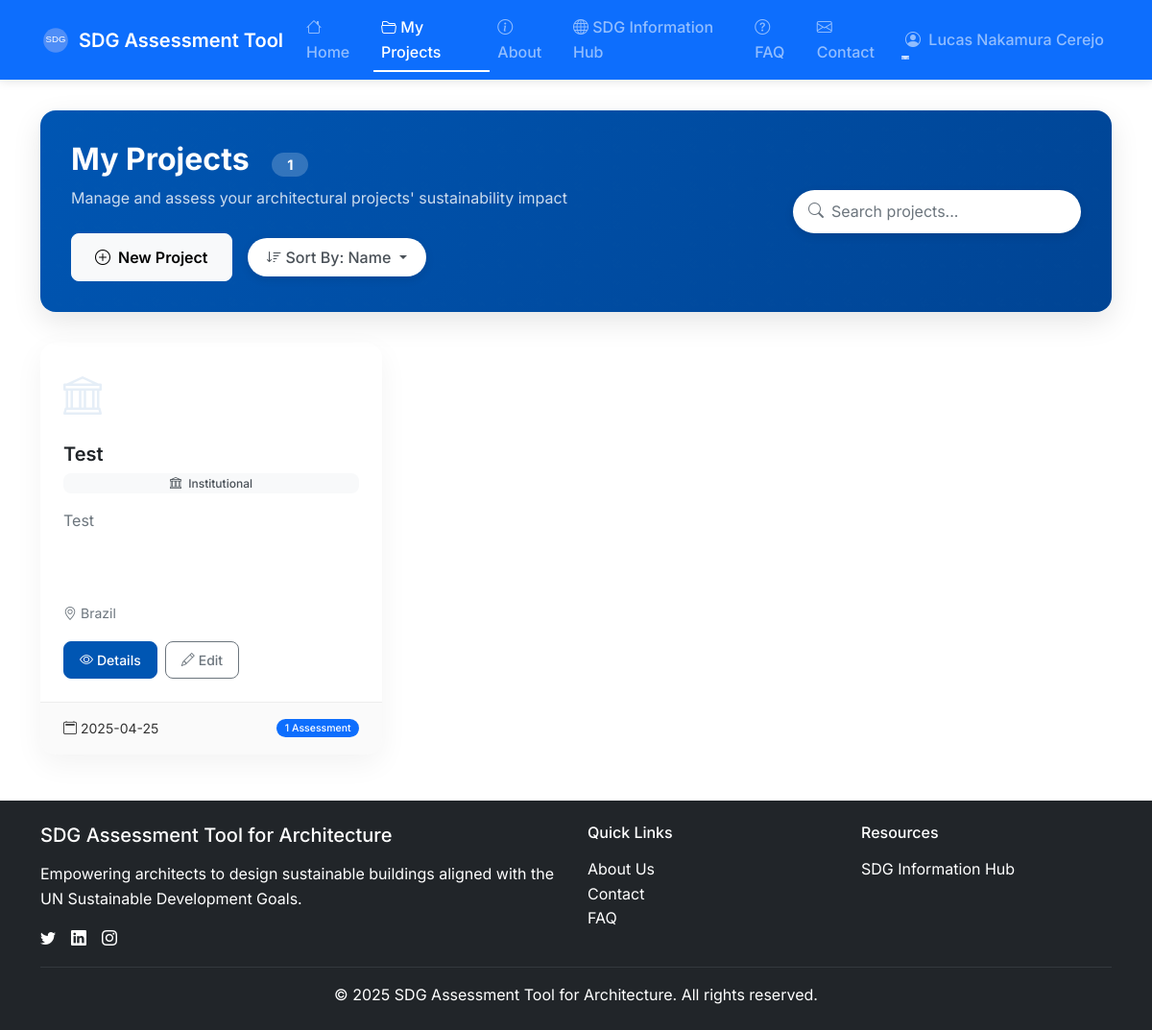
/projects/ (signed in), run on an earlier commit of the app's database.
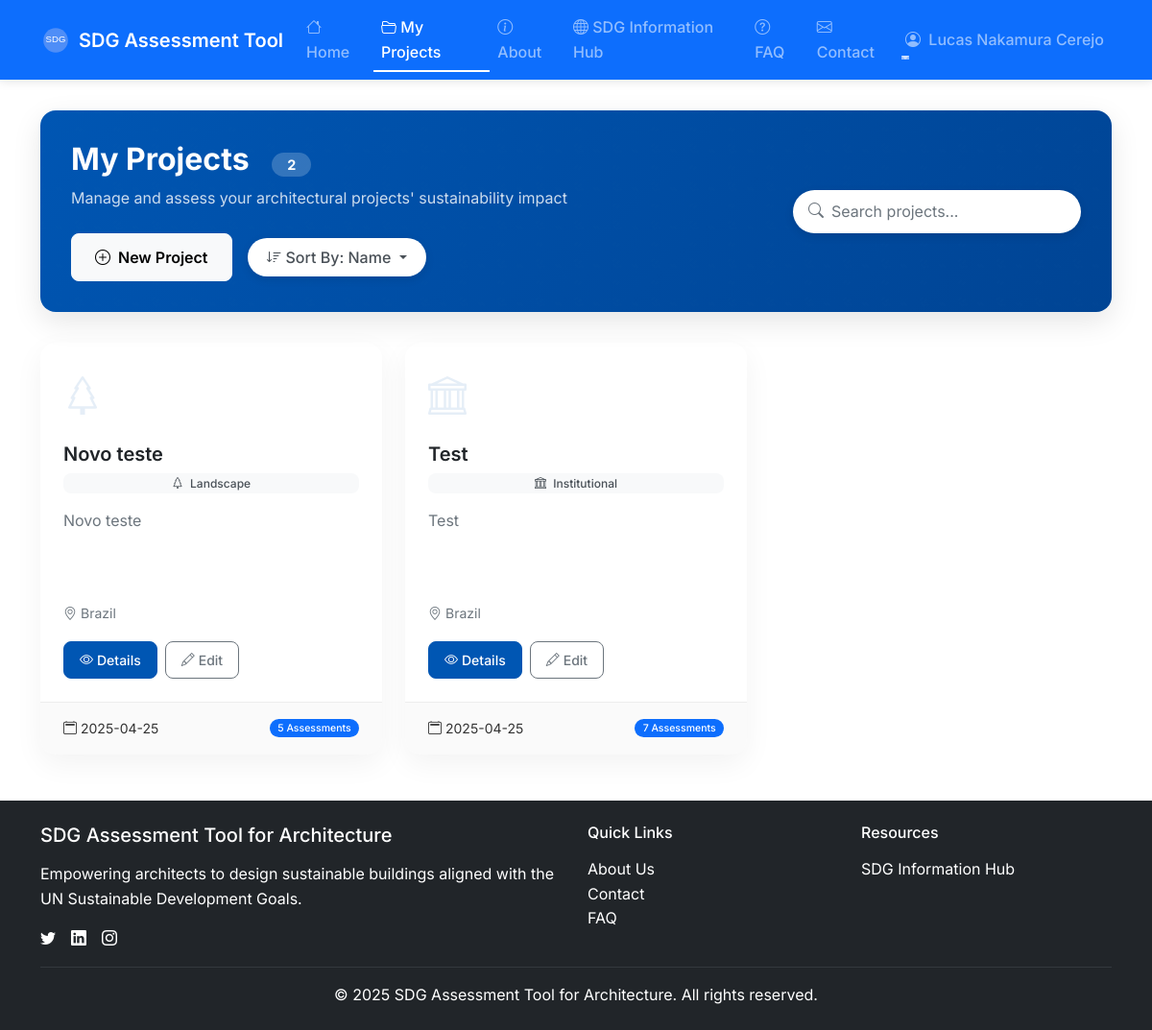
And on a later commit of the database.
### app/models/user.py (models this page shows, shortened)
class User(db.Model, UserMixin):
    id = db.Column(db.Integer, primary_key=True)
    name = db.Column(db.String(128))
    email = db.Column(db.String(128), unique=True, nullable=False)
    is_admin = db.Column(db.Boolean, default=False)
    password_hash = db.Column(db.String(128))
    projects = db.relationship('Project', back_populates='user', cascade='all, delete-orphan')

### app/models/project.py (models this page shows, shortened)
class Project(db.Model):
    __tablename__ = 'projects'
    id = db.Column(db.Integer, primary_key=True)
    name = db.Column(db.String(255), nullable=False)
    description = db.Column(db.Text)
    project_type = db.Column(db.String(100))
    location = db.Column(db.String(255))
    size_sqm = db.Column(db.Float)
    user_id = db.Column(db.Integer, db.ForeignKey('user.id'), nullable=False)
    created_at = db.Column(db.DateTime, default=datetime.utcnow)
    updated_at = db.Column(db.DateTime, default=datetime.utcnow, onupdate=datetime.utcnow)
    user = db.relationship('User', back_populates='projects')
    assessments = db.relationship('Assessment', back_populates='project', cascade='all, delete-orphan')
    def delete(self):
        """Delete the project and all its assessments."""
        conn = get_db()
        conn.execute('DELETE FROM sdg_actions WHERE assessment_id IN (SELECT id FROM assessments WHERE project_id = ?)', (self.id,))
        conn.execute('DELETE FROM sdg_scores WHERE assessment_id IN (SELECT id FROM assessments WHERE project_id = ?)', (self.id,))
        conn.execute('DELETE FROM question_responses WHERE assessment_id IN (SELECT id FROM assessments WHERE project_id = ?)', (self.id,))
        conn.execute('DELETE FROM assessments WHERE project_id = ?', (self.id,))
        conn.execute('DELETE FROM projects WHERE id = ?', (self.id,))
        conn.commit()

### app/routes/projects.py (the view)
@projects_bp.route('/', strict_slashes=False)
@login_required
def index():
    user_id = current_user.id
    projects = Project.query.filter_by(user_id=user_id).order_by(Project.updated_at.desc()).all()
    for project in projects:
        project.assessment_count = len(project.assessments)
    return render_template('projects/index.html', projects=projects)

### app/templates/projects/index.html (shortened to what this page needs)
{% extends "base.html" %}
{% block content %}
<div class="projects-header">
    <div class="row align-items-center">
        <div class="col-lg-8 mb-4 mb-lg-0">
            <h1 class="projects-title">My Projects <span class="project-count">{{ projects|length }}</span></h1>
            <p class="projects-subtitle">Manage and assess your architectural projects' sustainability impact</p>
            <div class="d-flex flex-wrap gap-3 align-items-center">
                <a href="{{ url_for('projects.new_project') }}" class="btn btn-light btn-new-project">
                    <i class="bi bi-plus-circle me-2"></i>New Project
                </a>
                {% if projects|length > 0 %}
                <div class="dropdown">
                    <button class="btn dropdown-toggle sort-dropdown-toggle" type="button" id="sortDropdown" data-bs-toggle="dropdown" aria-expanded="false">
                      <i class="bi bi-sort-down me-1"></i>Sort By: {{ current_sort|default('Name')|title }}
                    </button>
                </div>
                {% endif %}
            </div>
        </div>
        {% if projects|length > 0 %}
        <div class="col-lg-4">
            <form action="{{ url_for('projects.index') }}" method="GET" class="projects-search-form ms-lg-auto">
                <div class="projects-search-bar">
                    <input type="search" class="form-control projects-search-input"
                           id="projectSearchInput" name="search" placeholder="Search projects..."
                           value="{{ search_term|default('') }}">
                </div>
            </form>
        </div>
        {% endif %}
    </div>
</div>
{% if projects|length > 0 %}
<div class="row g-4" id="projectsGrid">
    {% for project in projects %}
    <div class="col-md-6 col-lg-4 project-item">
        <div class="card project-card h-100">
            <div class="card-body">
                <div class="project-icon">
                    {% if project.project_type == 'residential' %}<i class="bi bi-house"></i>{% elif project.project_type == 'commercial' %}<i class="bi bi-building"></i>{% elif project.project_type == 'industrial' %}<i class="bi bi-factory"></i>{% elif project.project_type == 'institutional' %}<i class="bi bi-bank"></i>{% elif project.project_type == 'mixed_use' %}<i class="bi bi-buildings"></i>{% elif project.project_type == 'landscape' %}<i class="bi bi-tree"></i>{% elif project.project_type == 'urban_planning' %}<i class="bi bi-map"></i>{% else %}<i class="bi bi-building-fill-check"></i>{% endif %}
                </div>
                <h5 class="card-title">{{ project.name }}</h5>
                {% if project.project_type %}
                <div class="project-type-badge">
                     <i class="bi {% if project.project_type == 'residential' %}bi-house{% elif project.project_type == 'commercial' %}bi-building{% elif project.project_type == 'industrial' %}bi-factory{% elif project.project_type == 'institutional' %}bi-bank{% elif project.project_type == 'mixed_use' %}bi-buildings{% elif project.project_type == 'landscape' %}bi-tree{% elif project.project_type == 'urban_planning' %}bi-map{% else %}bi-asterisk{% endif %} me-1"></i>
                    {{ project.project_type.replace('_', ' ')|title }}
                </div>
                {% endif %}
                <p class="card-text">{{ project.description|default('No description provided.')|truncate(100) }}</p>
                {% if project.location %}
                <div class="mb-3">
                    <small class="text-muted"><i class="bi bi-geo-alt me-1"></i>{{ project.location }}</small>
                </div>
                {% endif %}
                <div class="project-actions">
                    <a href="{{ url_for('projects.show', id=project.id) }}" class="btn btn-primary btn-sm btn-view-details">
                        <i class="bi bi-eye me-1"></i>Details
                    </a>
                    <a href="{{ url_for('projects.edit', id=project.id) }}" class="btn btn-outline-secondary btn-sm btn-view-details">
                        <i class="bi bi-pencil me-1"></i>Edit
                    </a>
                </div>
            </div>
            <div class="card-footer d-flex justify-content-between align-items-center">
                <span><i class="bi bi-calendar2 me-1"></i>{{ project.created_at|format_date }}</span>
                {% if project.assessment_count > 0 %}
                <span class="badge bg-primary rounded-pill">{{ project.assessment_count }} Assessment{{ 's' if project.assessment_count != 1 }}</span>
                {% else %}
                <span class="badge bg-secondary rounded-pill">No Assessments</span>
                {% endif %}
            </div>
        </div>
    </div>
    {% endfor %}
</div>
{% endif %}
{% endblock %}

### app/templates/base.html (shortened to what this page needs)
<!DOCTYPE html>
<html lang="en">
<head>
    <link href="https://cdn.jsdelivr.net/npm/bootstrap@5.1.3/dist/css/bootstrap.min.css" rel="stylesheet">
    <link href="https://cdn.jsdelivr.net/npm/bootstrap-icons@1.10.5/font/bootstrap-icons.css" rel="stylesheet">
    <link rel="stylesheet" href="{{ url_for('static', filename='css/main.css') }}">
</head>
<body>
    <nav class="navbar navbar-expand-lg navbar-dark bg-primary">
        <div class="container">
            <a class="navbar-brand" href="{{ url_for('main.index') }}">
                <img src="{{ url_for('static', filename='img/logo.svg') }}" alt="Logo"
                     onerror="this.onerror=null; this.src='{{ url_for('static', filename='img/sdg-icons/E-WEB-Goal-11.png') }}'; this.width=30; this.height=30;">
                SDG Assessment Tool
            </a>
            <div class="collapse navbar-collapse" id="navbarNav">
                <ul class="navbar-nav me-auto">
                    <li class="nav-item">
                        <a class="nav-link {% if request.path == url_for('main.index') %}active{% endif %}" href="{{ url_for('main.index') }}">
    <i class="bi bi-house"></i> Home
</a>
                    </li>
                    {% if current_user.is_authenticated %}
                    <li class="nav-item">
                        <a class="nav-link {% if request.path == url_for('projects.index') %}active{% endif %}" href="{{ url_for('projects.index') }}">
    <i class="bi bi-folder2-open"></i> My Projects
</a>
                    </li>
                    {% endif %}
                    <li class="nav-item">
                        <a class="nav-link {% if request.path == url_for('main.about') %}active{% endif %}" href="{{ url_for('main.about') }}">
    <i class="bi bi-info-circle"></i> About
</a>
                    </li>
                    <li class="nav-item">
                        <a class="nav-link {% if request.path == '/sdg-information-hub' %}active{% endif %}" href="/sdg-information-hub">
                            <i class="bi bi-globe"></i> SDG Information Hub
                        </a>
                    </li>
                    <li class="nav-item">
                        <a class="nav-link {% if request.path == '/faq' %}active{% endif %}" href="/faq">
                            <i class="bi bi-question-circle"></i> FAQ
                        </a>
                    </li>
                    <li class="nav-item">
                        <a class="nav-link {% if request.path == '/contact' %}active{% endif %}" href="/contact">
                            <i class="bi bi-envelope"></i> Contact
                        </a>
                    </li>
                </ul>
                <ul class="navbar-nav ms-auto">
                    {% if current_user.is_authenticated %}
                    <li class="nav-item dropdown">
                        <a class="nav-link dropdown-toggle" href="#" id="userDropdown" role="button" data-bs-toggle="dropdown" aria-expanded="false">
                            <i class="bi bi-person-circle me-1"></i> {{ current_user.name or 'User' }}
                        </a>
                    </li>
                    {% endif %}
                </ul>
            </div>
        </div>
    </nav>
    <div class="container content-container page-transition">
        {% block content %}{% endblock %}
    </div>
    <footer class="py-4 bg-dark text-white">
        <div class="container">
            <div class="row">
                <div class="col-md-6">
                    <h5 class="mb-3">SDG Assessment Tool for Architecture</h5>
                    <p class="mb-3">Empowering architects to design sustainable buildings aligned with the UN Sustainable Development Goals.</p>
                    <div class="d-flex gap-3">
                        <a href="#" class="text-white" aria-label="Twitter"><i class="bi bi-twitter"></i></a>
                        <a href="#" class="text-white" aria-label="LinkedIn"><i class="bi bi-linkedin"></i></a>
                        <a href="#" class="text-white" aria-label="Instagram"><i class="bi bi-instagram"></i></a>
                    </div>
                </div>
                <div class="col-md-3">
                    <h6 class="mb-3">Quick Links</h6>
                    <ul class="list-unstyled">
                        <li><a href="{{ url_for('main.about') }}" class="text-white text-decoration-none">About Us</a></li>
                        <li><a href="/contact" class="text-white text-decoration-none">Contact</a></li>
                        <li><a href="/faq" class="text-white text-decoration-none">FAQ</a></li>
                    </ul>
                </div>
                <div class="col-md-3">
                    <h6 class="mb-3">Resources</h6>
                    <ul class="list-unstyled">
                        <li><a href="/sdg-information-hub" class="text-white text-decoration-none">SDG Information Hub</a></li>
                    </ul>
                </div>
            </div>
            <hr class="my-3 bg-secondary">
            <div class="text-center">
                <p class="mb-0">&copy; {{ now.year }} SDG Assessment Tool for Architecture. All rights reserved.</p>
            </div>
        </div>
    </footer>
</body>
</html>

What changed in the data, as far as the page shows it:
added Project: name "Novo teste", project_type.replace "Landscape", description "Novo teste", location "Brazil", created_at "2025-04-25", assessment_count "5", assessment_count "s"
shown differently, row unchanged: Project "Test": assessment_count "1" → "7"; assessment_count (not shown) → "s"
Also different on the page:
{{ projects|length }}: "1" → "2"
